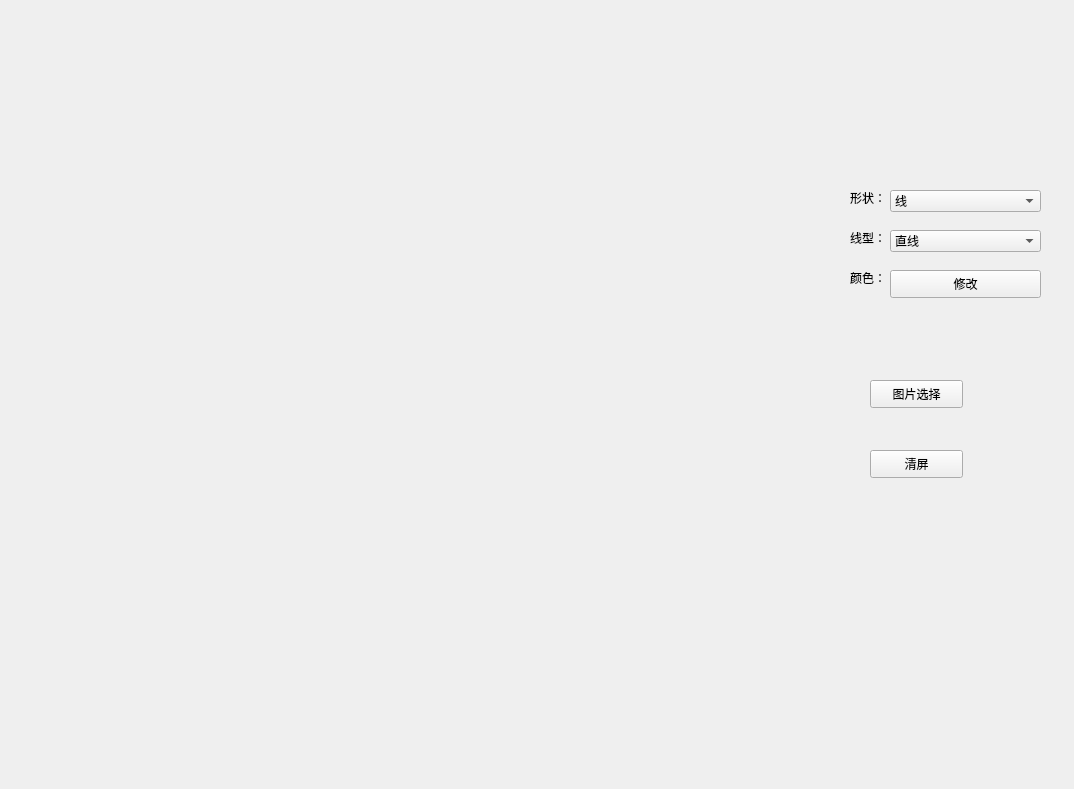
<?xml version="1.0" encoding="UTF-8"?>
<ui version="4.0">
 <class>shape</class>
 <widget class="QWidget" name="shape">
  <property name="geometry">
   <rect>
    <x>0</x>
    <y>0</y>
    <width>1074</width>
    <height>789</height>
   </rect>
  </property>
  <property name="windowTitle">
   <string>Form</string>
  </property>
  <widget class="QLabel" name="label_2">
   <property name="geometry">
    <rect>
     <x>850</x>
     <y>190</y>
     <width>41</width>
     <height>16</height>
    </rect>
   </property>
   <property name="text">
    <string>形状：</string>
   </property>
  </widget>
  <widget class="QComboBox" name="shapeBox">
   <property name="geometry">
    <rect>
     <x>890</x>
     <y>190</y>
     <width>151</width>
     <height>22</height>
    </rect>
   </property>
   <item>
    <property name="text">
     <string>线</string>
    </property>
   </item>
   <item>
    <property name="text">
     <string>圆形</string>
    </property>
   </item>
   <item>
    <property name="text">
     <string>正方形</string>
    </property>
   </item>
   <item>
    <property name="text">
     <string>正三角形</string>
    </property>
   </item>
  </widget>
  <widget class="QPushButton" name="clearBtn">
   <property name="geometry">
    <rect>
     <x>870</x>
     <y>450</y>
     <width>93</width>
     <height>28</height>
    </rect>
   </property>
   <property name="text">
    <string>清屏</string>
   </property>
  </widget>
  <widget class="QPushButton" name="picBtn">
   <property name="geometry">
    <rect>
     <x>870</x>
     <y>380</y>
     <width>93</width>
     <height>28</height>
    </rect>
   </property>
   <property name="text">
    <string>图片选择</string>
   </property>
  </widget>
  <widget class="QLabel" name="label_3">
   <property name="geometry">
    <rect>
     <x>850</x>
     <y>270</y>
     <width>41</width>
     <height>16</height>
    </rect>
   </property>
   <property name="text">
    <string>颜色：</string>
   </property>
  </widget>
  <widget class="QComboBox" name="styleBox">
   <property name="geometry">
    <rect>
     <x>890</x>
     <y>230</y>
     <width>151</width>
     <height>22</height>
    </rect>
   </property>
   <item>
    <property name="text">
     <string>直线</string>
    </property>
   </item>
   <item>
    <property name="text">
     <string>长虚线</string>
    </property>
   </item>
   <item>
    <property name="text">
     <string>虚线</string>
    </property>
   </item>
   <item>
    <property name="text">
     <string>长虚线-虚线</string>
    </property>
   </item>
   <item>
    <property name="text">
     <string>长虚线-虚线-虚线</string>
    </property>
   </item>
  </widget>
  <widget class="QLabel" name="label_4">
   <property name="geometry">
    <rect>
     <x>850</x>
     <y>230</y>
     <width>41</width>
     <height>16</height>
    </rect>
   </property>
   <property name="text">
    <string>线型：</string>
   </property>
  </widget>
  <widget class="QPushButton" name="colorBtn">
   <property name="geometry">
    <rect>
     <x>890</x>
     <y>270</y>
     <width>151</width>
     <height>28</height>
    </rect>
   </property>
   <property name="text">
    <string>修改</string>
   </property>
  </widget>
 </widget>
 <resources/>
 <connections/>
</ui>
